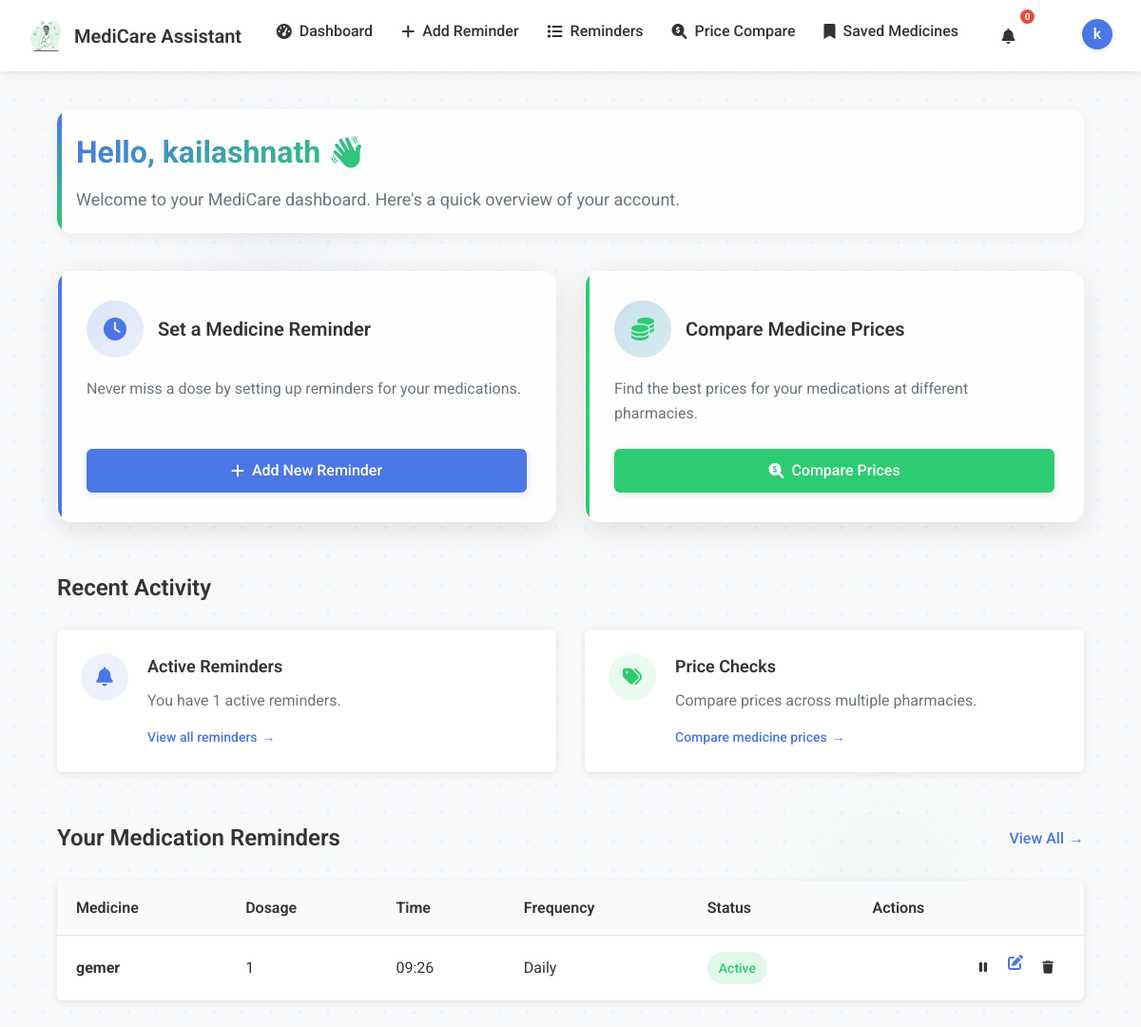
The page /dashboard (signed in) on the database its author committed.
### app.py (models this page shows, shortened)
class User(UserMixin, db.Model):
    __tablename__ = 'user'
    id = db.Column(db.Integer, primary_key=True)
    name = db.Column(db.String(100), nullable=False)
    email = db.Column(db.String(120), unique=True, nullable=False)
    password = db.Column(db.String(200), nullable=False)
    reminders = db.relationship('Reminder', backref='user', lazy=True)
    saved_prices = db.relationship('PharmacyPrice', backref='user', lazy=True)
    email_notifications = db.Column(db.Boolean, default=True)
    voice_alerts = db.Column(db.Boolean, default=True)
    desktop_notifications = db.Column(db.Boolean, default=True)

class Reminder(db.Model):
    id = db.Column(db.Integer, primary_key=True)
    medicine_name = db.Column(db.String(100), nullable=False)
    dosage = db.Column(db.String(50), nullable=False)
    reminder_time = db.Column(db.String(10), nullable=False)
    frequency = db.Column(db.String(20), nullable=False)
    days = db.Column(db.String(100))  # For weekly frequency: Mon,Tue,Wed,...
    start_date = db.Column(db.Date, nullable=False)
    end_date = db.Column(db.Date, nullable=False)
    is_active = db.Column(db.Boolean, default=True)
    alert_type = db.Column(db.String(20), default='notification')  # notification, sound, etc.
    alert_message = db.Column(db.Text)  # Custom message for the reminder
    user_id = db.Column(db.Integer, db.ForeignKey('user.id'), nullable=False)
    next_time = db.Column(db.DateTime, nullable=True)  # Store the next reminder time

### app.py (the view)
@app.route('/dashboard')
@login_required
def dashboard():
    reminders = Reminder.query.filter_by(user_id=current_user.id).all()
    return render_template('dashboard.html', reminders=reminders)

### app.py (called while the page is built)
@login_manager.user_loader
def load_user(user_id):
    return User.query.get(int(user_id))

### templates/dashboard.html (shortened to what this page needs)
{% extends "base.html" %}
{% block content %}
<div class="dashboard-container">
    <div class="greeting-section">
        <h1>Hello, {{ current_user.name.split(' ')[0] }} 👋</h1>
        <p>Welcome to your MediCare dashboard. Here's a quick overview of your account.</p>
    </div>
    <div class="card-container">
        <div class="dashboard-card">
            <div class="dashboard-card-header">
                <div class="dashboard-card-icon">
                    <i class="fas fa-clock"></i>
                </div>
                <div class="dashboard-card-title">Set a Medicine Reminder</div>
            </div>
            <p class="dashboard-card-description">Never miss a dose by setting up reminders for your medications.</p>
            <a href="{{ url_for('add_reminder') }}" class="btn-primary dashboard-card-action">
                <i class="fas fa-plus"></i> Add New Reminder
            </a>
        </div>
        <div class="dashboard-card">
            <div class="dashboard-card-header">
                <div class="dashboard-card-icon">
                    <i class="fas fa-coins"></i>
                </div>
                <div class="dashboard-card-title">Compare Medicine Prices</div>
            </div>
            <p class="dashboard-card-description">Find the best prices for your medications at different pharmacies.</p>
            <a href="{{ url_for('price_comparison_page') }}" class="btn-secondary dashboard-card-action">
                <i class="fas fa-search-dollar"></i> Compare Prices
            </a>
        </div>
    </div>
    <div class="activity-section">
        <h2>Recent Activity</h2>
        <div class="activity-cards">
            <div class="activity-card">
                <div class="activity-icon">
                    <i class="fas fa-bell"></i>
                </div>
                <div class="activity-content">
                    <h3>Active Reminders</h3>
                    <p>You have {{ reminders|selectattr('is_active', 'eq', True)|list|length }} active reminders.</p>
                    <a href="{{ url_for('reminders') }}" class="activity-link">View all reminders</a>
                </div>
            </div>
            <div class="activity-card">
                <div class="activity-icon">
                    <i class="fas fa-tags"></i>
                </div>
                <div class="activity-content">
                    <h3>Price Checks</h3>
                    <p>Compare prices across multiple pharmacies.</p>
                    <a href="{{ url_for('price_comparison_page') }}" class="activity-link">Compare medicine prices</a>
                </div>
            </div>
        </div>
    </div>
    <div class="recent-reminders-section">
        <div class="section-header">
            <h2>Your Medication Reminders</h2>
            <a href="{{ url_for('reminders') }}" class="btn-text">View All</a>
        </div>
        {% if reminders %}
            <div class="reminder-list">
                <table>
                    <thead>
                        <tr>
                            <th>Medicine</th>
                            <th>Dosage</th>
                            <th>Time</th>
                            <th>Frequency</th>
                            <th>Status</th>
                            <th>Actions</th>
                        </tr>
                    </thead>
                    <tbody>
                        {% for reminder in reminders[:3] %}
                        <tr class="{{ 'inactive' if not reminder.is_active }}">
                            <td><strong>{{ reminder.medicine_name }}</strong></td>
                            <td>{{ reminder.dosage }}</td>
                            <td>{{ reminder.reminder_time }}</td>
                            <td>{{ reminder.frequency.capitalize() }}
                            </td>
                            <td>
                                <span class="status-badge {{ 'active' if reminder.is_active else 'inactive' }}">
                                    {{ 'Active' if reminder.is_active else 'Inactive' }}
                                </span>
                            </td>
                            <td class="actions">
                                {% if reminder.is_active %}
                                    <button type="button" class="btn-toggle" onclick="toggleReminder('{{ reminder.id }}')">
                                        <i class="fas fa-pause"></i>
                                    </button>
                                {% else %}
                                    <button type="button" class="btn-toggle" onclick="toggleReminder('{{ reminder.id }}')">
                                        <i class="fas fa-play"></i>
                                    </button>
                                {% endif %}
                                <a href="{{ url_for('edit_reminder', id=reminder.id) }}" class="btn-edit">
                                    <i class="fas fa-edit"></i>
                                </a>
                                <button type="button" class="btn-delete" onclick="deleteReminder('{{ reminder.id }}')">
                                    <i class="fas fa-trash"></i>
                                </button>
                            </td>
                        </tr>
                        {% endfor %}
                    </tbody>
                </table>
            </div>
        {% else %}
            <div class="empty-state">
                <i class="fas fa-bell-slash"></i>
                <p>You don't have any reminders yet.</p>
                <a href="{{ url_for('add_reminder') }}" class="btn-primary">Add Your First Reminder</a>
            </div>
        {% endif %}
    </div>
</div>
{% endblock %}

### templates/base.html (shortened to what this page needs)
<!DOCTYPE html>
<html lang="en">
<head>
    <link rel="stylesheet" href="https://cdnjs.cloudflare.com/ajax/libs/font-awesome/6.0.0/css/all.min.css">
    <link rel="stylesheet" href="{{ url_for('static', filename='css/style.css') }}">
</head>
<body>
    <nav>
        <div class="nav-container">
            <a href="{{ url_for('index') }}" class="logo">
                <img src="{{ url_for('static', filename='images/medical-care.svg') }}" alt="MediCare Logo" class="logo-img">
                MediCare Assistant
            </a>
            {% if current_user.is_authenticated %}
            <ul class="nav-links">
                <li><a href="{{ url_for('dashboard') }}"><i class="fas fa-tachometer-alt"></i> Dashboard</a></li>
                <li><a href="{{ url_for('add_reminder') }}"><i class="fas fa-plus"></i> Add Reminder</a></li>
                <li><a href="{{ url_for('reminders') }}"><i class="fas fa-list"></i> Reminders</a></li>
                <li><a href="{{ url_for('price_comparison_page') }}"><i class="fas fa-search-dollar"></i> Price Compare</a></li>
                <li><a href="{{ url_for('saved_prices') }}"><i class="fas fa-bookmark"></i> Saved Medicines</a></li>
                <li class="nav-item dropdown">
                    <a href="{{ url_for('notifications') }}" class="notification-icon">
                        <i class="fas fa-bell"></i>
                        <span class="notification-badge" id="notification-count">0</span>
                    </a>
                </li>
                <li class="nav-item dropdown">
                    <a href="#" class="profile-dropdown-toggle">
                        <div class="profile-avatar">
                            <span>{{ current_user.name[:1] }}</span>
                        </div>
                    </a>
                </li>
            </ul>
            {% else %}
            <ul class="nav-links">
                <li><a href="#" onclick="showLogin()"><i class="fas fa-sign-in-alt"></i> Login</a></li>
                <li><a href="#" onclick="showSignup()"><i class="fas fa-user-plus"></i> Sign Up</a></li>
            </ul>
            {% endif %}
        </div>
    </nav>
    <main>
        <div class="container">
            {% block content %}{% endblock %}
        </div>
    </main>
</body>
</html>

### rows shown on the page
User: name "k", name "kailashnath"
Reminder: medicine_name "gemer", dosage "1", reminder_time "09:26", frequency "Daily", is_active "Active"

### other values the page prints
{{ reminders|selectattr('is_active', 'eq', True)|list|length }} "1"
